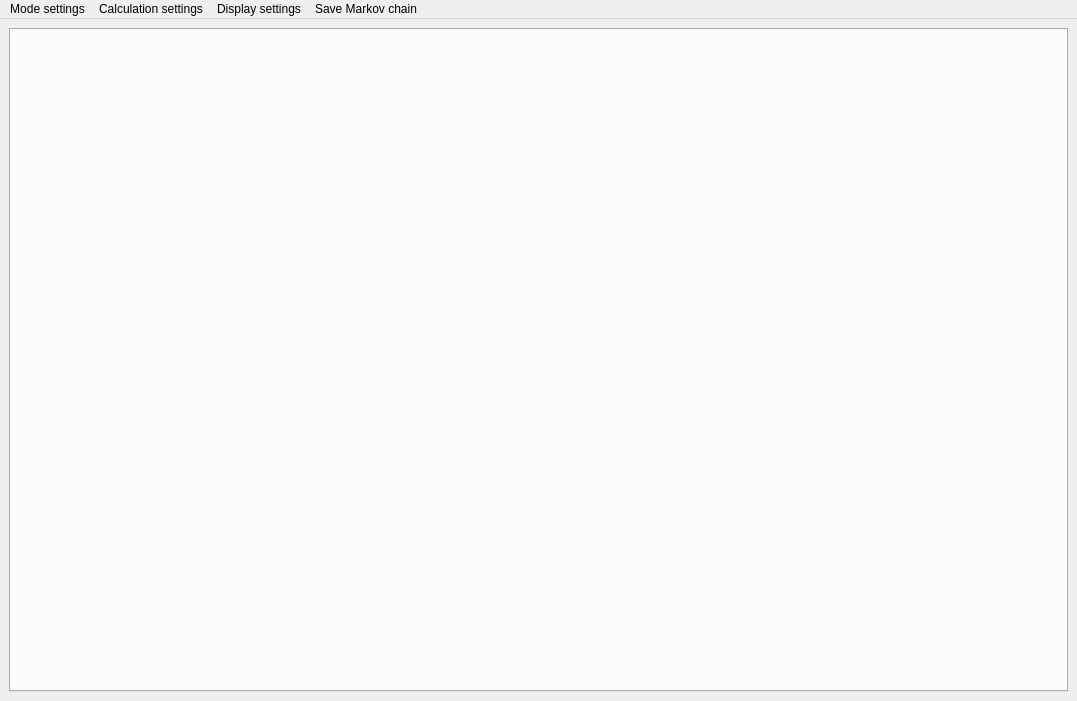
<?xml version="1.0" encoding="UTF-8"?>
<ui version="4.0">
 <class>MainWindow</class>
 <widget class="QMainWindow" name="MainWindow">
  <property name="windowModality">
   <enum>Qt::WindowModal</enum>
  </property>
  <property name="geometry">
   <rect>
    <x>0</x>
    <y>0</y>
    <width>1077</width>
    <height>701</height>
   </rect>
  </property>
  <property name="sizePolicy">
   <sizepolicy hsizetype="Maximum" vsizetype="Maximum">
    <horstretch>0</horstretch>
    <verstretch>0</verstretch>
   </sizepolicy>
  </property>
  <property name="windowTitle">
   <string>FunSpec4DTMC</string>
  </property>
  <property name="autoFillBackground">
   <bool>false</bool>
  </property>
  <property name="toolButtonStyle">
   <enum>Qt::ToolButtonTextOnly</enum>
  </property>
  <widget class="QWidget" name="qwidgetMainWindow">
   <layout class="QHBoxLayout" name="horizontalLayout">
    <item>
     <widget class="QTabWidget" name="tabWidgetMainWindow">
      <property name="font">
       <font>
        <pointsize>9</pointsize>
        <weight>75</weight>
        <bold>true</bold>
       </font>
      </property>
      <property name="currentIndex">
       <number>-1</number>
      </property>
     </widget>
    </item>
   </layout>
  </widget>
  <widget class="QMenuBar" name="menuBar">
   <property name="geometry">
    <rect>
     <x>0</x>
     <y>0</y>
     <width>1077</width>
     <height>26</height>
    </rect>
   </property>
   <widget class="QMenu" name="menuSettings">
    <property name="title">
     <string>Mode settings</string>
    </property>
    <widget class="QMenu" name="menuMode">
     <property name="title">
      <string>Calculation mode</string>
     </property>
     <addaction name="separator"/>
     <addaction name="actionPythonMode"/>
     <addaction name="actionCythonMode"/>
     <addaction name="separator"/>
    </widget>
    <widget class="QMenu" name="menuApplication_area">
     <property name="title">
      <string>Application area</string>
     </property>
     <addaction name="actionResearchUsage"/>
     <addaction name="actionTeachingUsage"/>
    </widget>
    <addaction name="menuMode"/>
    <addaction name="menuApplication_area"/>
   </widget>
   <widget class="QMenu" name="menuSave">
    <property name="title">
     <string>Save Markov chain</string>
    </property>
    <addaction name="actionSave"/>
   </widget>
   <widget class="QMenu" name="menuPrecision">
    <property name="title">
     <string>Calculation settings</string>
    </property>
    <addaction name="actionSet_calculation_precision"/>
    <addaction name="actionSet_discretization_precision"/>
   </widget>
   <widget class="QMenu" name="menuDisplay_settings">
    <property name="title">
     <string>Display settings</string>
    </property>
    <widget class="QMenu" name="menuSet_persistence_of_results">
     <property name="title">
      <string>Set persistence of results</string>
     </property>
     <addaction name="actionDisplay_plots_of_previous_simulations"/>
     <addaction name="actionDiscard_plots_of_past_simulations"/>
    </widget>
    <widget class="QMenu" name="menuIgnore_input_visualization">
     <property name="title">
      <string>Ignore input visualization</string>
     </property>
     <addaction name="separator"/>
     <addaction name="actionTrue"/>
     <addaction name="actionFalse"/>
    </widget>
    <addaction name="actionSet_display_accuracy"/>
    <addaction name="menuSet_persistence_of_results"/>
    <addaction name="menuIgnore_input_visualization"/>
   </widget>
   <addaction name="menuSettings"/>
   <addaction name="menuPrecision"/>
   <addaction name="menuDisplay_settings"/>
   <addaction name="menuSave"/>
  </widget>
  <action name="actionSave">
   <property name="checkable">
    <bool>false</bool>
   </property>
   <property name="enabled">
    <bool>false</bool>
   </property>
   <property name="text">
    <string>Save Markov chain</string>
   </property>
  </action>
  <action name="actionPythonMode">
   <property name="checkable">
    <bool>true</bool>
   </property>
   <property name="checked">
    <bool>true</bool>
   </property>
   <property name="text">
    <string>Python mode</string>
   </property>
  </action>
  <action name="actionCythonMode">
   <property name="checkable">
    <bool>true</bool>
   </property>
   <property name="text">
    <string>Cython mode</string>
   </property>
  </action>
  <action name="actionSet_calculation_precision">
   <property name="text">
    <string>Set calculation precision</string>
   </property>
  </action>
  <action name="actionResearchUsage">
   <property name="checkable">
    <bool>true</bool>
   </property>
   <property name="checked">
    <bool>true</bool>
   </property>
   <property name="text">
    <string>Usage in research</string>
   </property>
  </action>
  <action name="actionTeachingUsage">
   <property name="checkable">
    <bool>true</bool>
   </property>
   <property name="text">
    <string>Usage in teaching</string>
   </property>
  </action>
  <action name="actionSet_display_accuracy">
   <property name="checkable">
    <bool>false</bool>
   </property>
   <property name="text">
    <string>Set display accuracy</string>
   </property>
  </action>
  <action name="actionDisplay_plots_of_previous_simulations">
   <property name="checkable">
    <bool>true</bool>
   </property>
   <property name="text">
    <string>Display plots of previous simulations</string>
   </property>
  </action>
  <action name="actionDiscard_plots_of_past_simulations">
   <property name="checkable">
    <bool>true</bool>
   </property>
   <property name="checked">
    <bool>true</bool>
   </property>
   <property name="text">
    <string>Discard plots of previous simulations</string>
   </property>
  </action>
  <action name="actionTrue">
   <property name="checkable">
    <bool>true</bool>
   </property>
   <property name="checked">
    <bool>false</bool>
   </property>
   <property name="text">
    <string>True</string>
   </property>
  </action>
  <action name="actionFalse">
   <property name="checkable">
    <bool>true</bool>
   </property>
   <property name="checked">
    <bool>true</bool>
   </property>
   <property name="text">
    <string>False</string>
   </property>
  </action>
  <action name="actionSet_discretization_precision">
   <property name="text">
    <string>Set discretization precision</string>
   </property>
  </action>
 </widget>
 <resources/>
 <connections/>
</ui>
